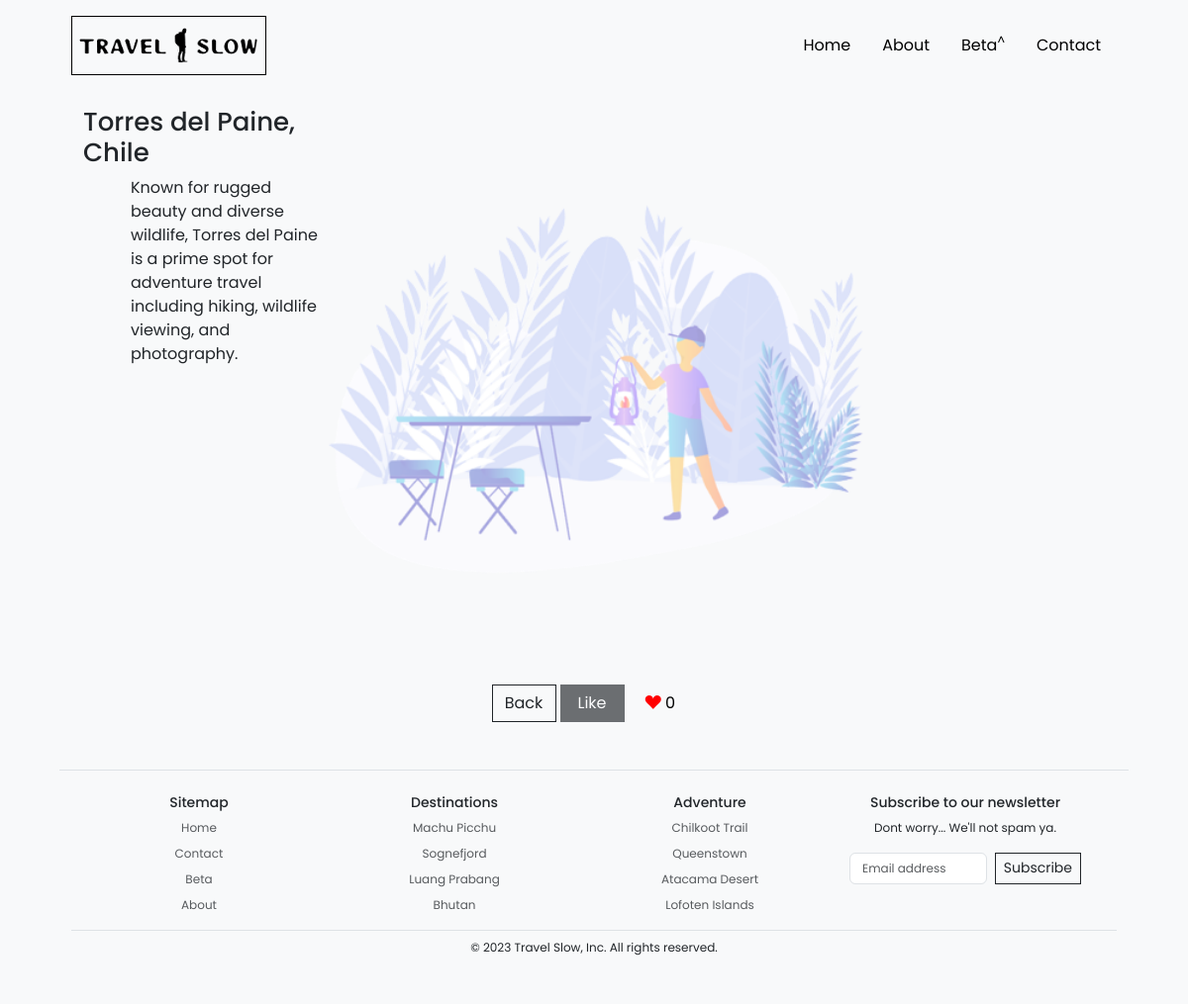
/destView/Torres del Paine, run on the app's committed database.
### destinations/models.py (models this page shows, shortened)
class Destination(BaseModel):
    destination_name = models.CharField(max_length=255)
    destination_country = models.CharField(max_length=100)
    destination_info = models.TextField()
    destination_imageURL = models.TextField(null=True)
    destination_imageURL_2 = models.TextField(null=True)
    destination_imageURL_3 = models.TextField(null=True)
    destination_imageURL_4 = models.TextField(null=True)
    destination_imageURL_5 = models.TextField(null=True)
    destination_imageURL_6 = models.TextField(null=True)
    destination_searchID = models.PositiveIntegerField(default=1)
    destination_likes = models.PositiveIntegerField(default=0, null=True)

### destinations/views.py (the view)
# urls.py: path("destView/<str:destination_name>", views.destView, name="destView"),
def destView(request, destination_name):
    dest = Destination.objects.filter(destination_name=destination_name)
    destForPage = dest.latest('destination_searchID')
    likes = Like.objects.filter(likeDestination=destForPage).count()
    if isinstance(request.user, AnonymousUser):
        liked = False
    else:
        liked = Like.objects.filter(likeDestination=destForPage, likeUser=request.user).exists()
    return render(request, "destinations/destination.html", {
        "destDetails": destForPage,
        "likes": likes,
        "liked": liked
    })

### destinations/templates/destinations/destination.html (shortened to what this page needs)
{% extends "destinations/layout.html" %}
{% load static %}
{% block body %}
<div class="container destination-container row row-cols-sm-1 row-cols-md-4 pt-3 m-0 d-flex" style="background-image: url('/static/destinations/bg2.png');">
    <div class="dest-col col">
        <h2 class="text-start" style="font-size: 26px">{{ destDetails.destination_name }}, {{ destDetails.destination_country }}</h2>
        <p class="text-start ps-5">{{ destDetails.destination_info }}</p>
    </div>
    <div class="dest-col col">
        <div class="dest-col-img" style="background-image: url('{{ destDetails.destination_imageURL }}');"></div>
        <div class="dest-col-img" style="background-image: url('{{ destDetails.destination_imageURL_2 }}');"></div>
    </div>
    <div class="dest-col col">
        <div class="dest-col-img" style="background-image: url('{{ destDetails.destination_imageURL_3 }}');"></div>
        <div class="dest-col-img" style="background-image: url('{{ destDetails.destination_imageURL_4 }}');"></div>
    </div>
    <div class="dest-col col">
        <div class="dest-col-img" style="background-image: url('{{ destDetails.destination_imageURL_5 }}');"></div>
        <div class="dest-col-img" style="background-image: url('{{ destDetails.destination_imageURL_6 }}');"></div>
    </div>
</div>
<div class="mx-auto gap-1 row mb-5">
    <button style="width: 65px;" type="button" onclick="history.back()" id="back" class="btn btn-outline-dark">Back</button>
    {% if user.is_authenticated %}
    <button style="width: 65px;" type="button" data-dest-id="{{ destDetails.pk }}" id="toggleLike" class="btn btn-dark">{% if liked %}Liked{% else %}Like{% endif %}</button>
    <button style="width: 65px;" type="button" data-dest-id="{{ destDetails.pk }}" id="toggleLikeMobile" class="btn btn-dark">{% if liked %}<i class="bi bi-hand-thumbs-down-fill"></i>{% else %}<i class="bi bi-hand-thumbs-up-fill"></i>{% endif %}</button>
    {% else %}
    <button style="width: 65px;" type="button" data-dest-id="{{ destDetails.pk }}" id="toggleLike" class="btn btn-dark" disabled>Like</button>
    {% endif %}
    <button style="width: 65px;" type="button" id="destLikesCount" class="btn btn-light"><i style="color: red;" class="bi bi-suit-heart-fill"></i> {{ likes }}</button>
</div>
{% endblock %}

### destinations/templates/destinations/layout.html (shortened to what this page needs)
{% load static %}
<!doctype html>
<html lang="en" class="h-100">
<head>
  <link href="https://cdn.jsdelivr.net/npm/bootstrap@5.3.2/dist/css/bootstrap.min.css" rel="stylesheet"
>
  <link href="{% static 'destinations/cover.css' %}" rel="stylesheet">
</head>
<body class="d-flex text-center text-dark bg-light">
  <div class="cover-container d-flex mx-auto flex-column" style="width: 100%; padding-left: 5%; padding-right: 5%;">
    <nav class="navbar navbar-expand-md p-0 my-3">
      <div class="container-fluid">
        <a id="brand" href="/" class="d-flex align-items-center text-dark text-decoration-none">
          <img class="brand" alt="travel-slow-logo" href="/" src="{% static 'destinations/TSLogo.png' %}">
        </a>
        <div class=" collapse navbar-collapse" id="navbarNavDropdown">
          <ul class="navbar-nav ms-auto ">
            <li class="nav-link px-3 link-dark"><a href="{% url 'home' %}">Home</a></li>
            <li class="nav-link px-3 link-dark"><a href="{% url 'about' %}">About</a></li>
            <li class="nav-link px-3 link-dark"><a href="{% url 'beta' %}">Beta<sup>^</sup></a></li>
            <li class="nav-link px-3 link-dark"><a href="{% url 'contact' %}">Contact</a></li>
          </ul>
        </div>
      </div>
      </nav>
    {% block body %}
    {% endblock %}
    <div class="container border-top">
      <footer class="py-3">
        <div class="d-flex container row row-cols-md-4 row-cols-1">
          <div class="col">
            <h5 class="foot-head pt-2">Sitemap</h5>
            <ul class="nav flex-column">
              <li class="nav-item mb-2 foot-nav"><a href="/" class="nav-link p-0 text-muted">Home</a></li>
              <li class="nav-item mb-2 foot-nav"><a href="{% url 'contact' %}" class="nav-link p-0 text-muted">Contact</a></li>
              <li class="nav-item mb-2 foot-nav"><a href="{% url 'beta' %}" class="nav-link p-0 text-muted">Beta</a></li>
              <li class="nav-item mb-2 foot-nav"><a href="{% url 'about' %}" class="nav-link p-0 text-muted">About</a></li>
            </ul>
          </div>
          <div class="col">
            <h5 class="foot-head pt-2">Destinations</h5>
            <ul class="nav flex-column">
              <li class="nav-item mb-2 foot-nav"><a href="{% url 'destView' destination_name='Machu Picchu' %}" class="nav-link p-0 text-muted">Machu Picchu</a></li>
              <li class="nav-item mb-2 foot-nav"><a href="{% url 'destView' destination_name='Sognefjord' %}" class="nav-link p-0 text-muted">Sognefjord</a></li>
              <li class="nav-item mb-2 foot-nav"><a href="{% url 'destView' destination_name='Luang Prabang' %}" href="#" class="nav-link p-0 text-muted">Luang Prabang</a></li>
              <li class="nav-item mb-2 foot-nav"><a href="{% url 'destView' destination_name='Bhutan' %}" href="#" class="nav-link p-0 text-muted">Bhutan</a></li>
            </ul>
          </div>
          <div class="col">
            <h5 class="foot-head pt-2">Adventure</h5>
            <ul class="nav flex-column">
              <li class="nav-item mb-2 foot-nav"><a href="{% url 'destView' destination_name='Chilkoot Trail' %}" class="nav-link p-0 text-muted">Chilkoot Trail</a></li>
              <li class="nav-item mb-2 foot-nav"><a href="{% url 'destView' destination_name='Queenstown' %}" class="nav-link p-0 text-muted">Queenstown</a></li>
              <li class="nav-item mb-2 foot-nav"><a href="{% url 'destView' destination_name='Atacama Desert' %}" class="nav-link p-0 text-muted">Atacama Desert</a></li>
              <li class="nav-item mb-2 foot-nav"><a href="{% url 'destView' destination_name='Lofoten Islands' %}" class="nav-link p-0 text-muted">Lofoten Islands</a></li>
            </ul>
          </div>
          <div class="col">
            <form action="{% url 'subscribe' %}" method="post">
              <h5 class="foot-head pt-2">Subscribe to our newsletter</h5>
              <p style="font-size: 12px;">Dont worry... We'll not spam ya.</p>
              <div class="d-flex w-100 gap-2">
                <input style="font-size: 12px;" name="email" id="newsletter1" type="email" class="form-control" required placeholder="Email address">
                <button class="btn btn-sm btn-outline-dark" type="submit">Subscribe</button>
              </div>
            </form>
          </div>
        </div>
        <div class="d-flex justify-content-center py-2 my-2 border-top">
          <p style="font-size: 12px;">© 2023 Travel Slow, Inc. All rights reserved.</p>
        </div>
      </footer>
    </div>
  </div>
</body>
</html>

### static/destinations/cover.css (style rules this page uses)
body { font-family: 'Poppins', sans-serif; }
.brand { padding: 5px; border: black solid 1px; height: 60px; }
.btn { border-radius: 0; text-shadow: none; }
#back { display: block; }
#toggleLike { display: block; }
.dest-col-img { background-size: cover; overflow: hidden; height: 170px; width:170px; margin:10px 10px 80px 80px; }
.destination-container { min-height: 75vh; background-size: 600px; background-position: top center; background-repeat: no-repeat; }
.row:after { content: ""; display: table; clear: both; }
a { text-decoration: none; color: black; }
.foot-nav { font-size: 12px; }
.foot-head { font-size: 14px; }

### data on the page
Destination: destination_name "Torres del Paine", destination_country "Chile", destination_info "Known for rugged beauty and diverse wildlife, Torres del Paine is a prime spot for adventure travel including hiking, wildlife viewing, and photography."

### other printed values
{{ likes }} "0"
